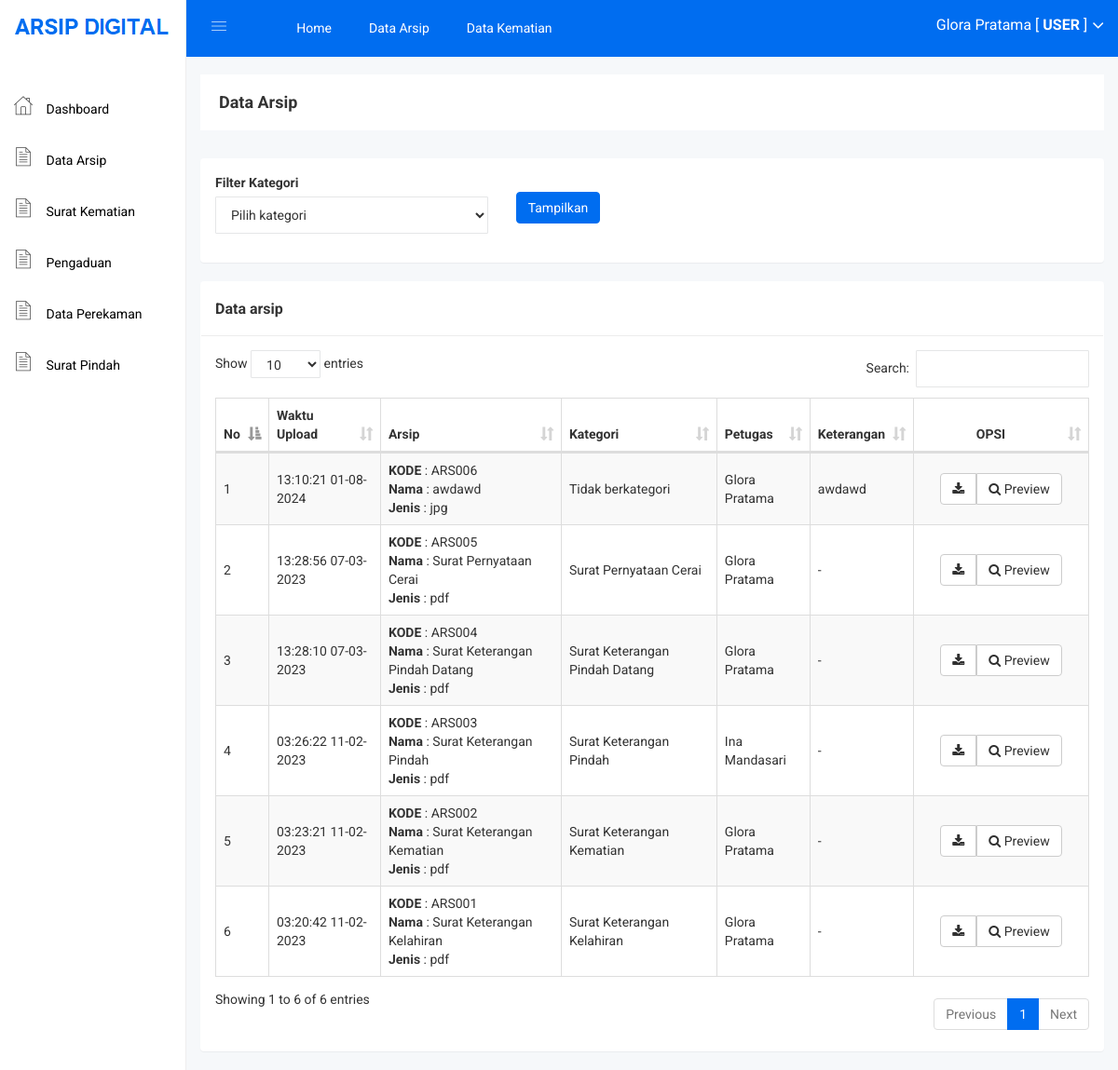
Screenshot of /user/arsip.php (signed in) with the database file from the repository.
### tables this page shows
CREATE TABLE IF NOT EXISTS `arsip` (
  `arsip_id` int NOT NULL AUTO_INCREMENT,
  `arsip_waktu_upload` datetime NOT NULL,
  `arsip_petugas` int NOT NULL,
  `arsip_kode` varchar(255) NOT NULL,
  `arsip_nama` varchar(255) NOT NULL,
  `arsip_jenis` varchar(255) NOT NULL,
  `arsip_kategori` int NOT NULL,
  `arsip_keterangan` text NOT NULL,
  `arsip_file` varchar(255) NOT NULL,
  PRIMARY KEY (`arsip_id`)
);

CREATE TABLE IF NOT EXISTS `kategori` (
  `kategori_id` int NOT NULL AUTO_INCREMENT,
  `kategori_nama` varchar(255) NOT NULL,
  `kategori_keterangan` text NOT NULL,
  PRIMARY KEY (`kategori_id`)
);

CREATE TABLE IF NOT EXISTS `petugas` (
  `petugas_id` int NOT NULL AUTO_INCREMENT,
  `petugas_nama` varchar(255) NOT NULL,
  `petugas_username` varchar(255) NOT NULL,
  `petugas_password` varchar(255) NOT NULL,
  `petugas_foto` varchar(255) NOT NULL,
  PRIMARY KEY (`petugas_id`)
);

### user/arsip.php (the view, shortened to what this page needs)
<?php include 'header.php'; ?>
<div class="breadcome-area">
    <div class="container-fluid">
        <div class="row">
            <div class="col-lg-12 col-md-12 col-sm-12 col-xs-12">
                <div class="breadcome-list">
                    <div class="row">
                        <div class="col-lg-6 col-md-6 col-sm-6 col-xs-12">
                            <div class="breadcome-heading">
                                <h4 style="margin-bottom: 0px">Data Arsip</h4>
                            </div>
                        </div>
                    </div>
                </div>
            </div>
        </div>
    </div>
</div>
<div class="container-fluid">
    <div class="panel">
        <div class="panel-body">
            <form method="get" action="">
                <div class="row">
                    <div class="col-lg-4">
                        <div class="form-group">
                            <label>Filter Kategori</label>
                            <select class="form-control" name="kategori" required="required">
                                <option value="">Pilih kategori</option>
                            </select>
                        </div>
                    </div>
                    <div class="col-lg-4">
                        <br>
                        <input type="submit" class="btn btn-primary" value="Tampilkan">
                    </div>
                </div>
            </form>
        </div>
    </div>
    <div class="panel">
        <div class="panel-heading">
            <h3 class="panel-title">Data arsip</h3>
        </div>
        <div class="panel-body">
            <table id="table" class="table table-bordered table-striped table-hover table-datatable">
                <thead>
                    <tr>
                        <th width="1%">No</th>
                        <th>Waktu Upload</th>
                        <th>Arsip</th>
                        <th>Kategori</th>
                        <th>Petugas</th>
                        <th>Keterangan</th>
                        <th class="text-center" width="20%">OPSI</th>
                    </tr>
                </thead>
                <tbody>
                    <?php
                    $no = 1;
                    if(isset($_GET['kategori'])){
                        $kategori = $_GET['kategori'];
                        $arsip = mysqli_query($koneksi,"SELECT * FROM arsip,kategori,petugas WHERE arsip_petugas=petugas_id and arsip_kategori=kategori_id and arsip_kategori='$kategori' ORDER BY arsip_id DESC");
                    }else{
                        $arsip = mysqli_query($koneksi,"SELECT * FROM arsip,kategori,petugas WHERE arsip_petugas=petugas_id and arsip_kategori=kategori_id ORDER BY arsip_id DESC");
                    }
                    while($p = mysqli_fetch_array($arsip)){
                        ?>
                        <tr>
                            <td><?php echo $no++; ?></td>
                            <td><?php echo date('H:i:s  d-m-Y',strtotime($p['arsip_waktu_upload'])) ?></td>
                            <td>
                                <b>KODE</b> : <?php echo $p['arsip_kode'] ?><br>
                                <b>Nama</b> : <?php echo $p['arsip_nama'] ?><br>
                                <b>Jenis</b> : <?php echo $p['arsip_jenis'] ?><br>
                            </td>
                            <td><?php echo $p['kategori_nama'] ?></td>
                            <td><?php echo $p['petugas_nama'] ?></td>
                            <td><?php echo $p['arsip_keterangan'] ?></td>
                            <td class="text-center">
                                <div class="btn-group">
                                    <a target="_blank" class="btn btn-default" href="arsip_download.php?id=<?php echo $p['arsip_id']; ?>"><i class="fa fa-download"></i></a>
                                    <a target="_blank" href="arsip_preview.php?id=<?php echo $p['arsip_id']; ?>" class="btn btn-default"><i class="fa fa-search"></i> Preview</a>
                                </div>
                            </td>
                        </tr>
                        <?php
                    }
                    ?>
                </tbody>
            </table>
        </div>
    </div>
</div>
<?php include 'footer.php'; ?>

### assets/css/main.css (style rules this page uses)
html { color: #222; font-size: 1em; line-height: 1.4; }

### assets/css/style.css (style rules this page uses)
table .btn { margin: 0px !important; }
.btn-primary { background: #006df0; color: white !important; border: 1px solid #006df0; }
.panel-heading { padding: 20px 15px; border-bottom: 1px solid #ececec; }
td { vertical-align: middle !important; }

### assets/js/DataTables/datatables.css (style rules this page uses)
table.dataTable { clear: both; margin-top: 6px !important; margin-bottom: 6px !important; max-width: none !important; border-collapse: separate !important; }
table.dataTable td, table.dataTable th { -webkit-box-sizing: content-box; box-sizing: content-box; }
table.dataTable thead > tr > th.sorting_asc, table.dataTable thead > tr > th.sorting_desc, table.dataTable thead > tr > th.sorting, table.dataTable thead > tr > td.sorting_asc, table.dataTable thead > tr > td.sorting_desc, table.dataTable thead > tr > td.sorting { padding-right: 30px; }
table.dataTable thead .sorting, table.dataTable thead .sorting_asc, table.dataTable thead .sorting_desc, table.dataTable thead .sorting_asc_disabled, table.dataTable thead .sorting_desc_disabled { cursor: pointer; position: relative; }
table.dataTable thead .sorting:after, table.dataTable thead .sorting_asc:after, table.dataTable thead .sorting_desc:after, table.dataTable thead .sorting_asc_disabled:after, table.dataTable thead .sorting_desc_disabled:after { position: absolute; bottom: 8px; right: 8px; display: block; font-family: 'Glyphicons Halflings'; opacity: 0.5; }
table.dataTable thead .sorting:after { opacity: 0.2; content: "\e150"; }
table.dataTable thead .sorting_asc:after { content: "\e155"; }
table.table-bordered.dataTable th, table.table-bordered.dataTable td { border-left-width: 0; }
table.table-bordered.dataTable th:last-child, table.table-bordered.dataTable th:last-child, table.table-bordered.dataTable td:last-child, table.table-bordered.dataTable td:last-child { border-right-width: 0; }
table.table-bordered.dataTable tbody th, table.table-bordered.dataTable tbody td { border-bottom-width: 0; }

### rows the page displays
arsip: arsip_waktu_upload "13:10:21 01-08-2024", arsip_kode "ARS006", arsip_nama "awdawd", arsip_jenis "jpg", kategori.kategori_nama "Tidak berkategori", petugas.petugas_nama "Glora Pratama", arsip_keterangan "awdawd"
arsip: arsip_waktu_upload "13:28:56 07-03-2023", arsip_kode "ARS005", arsip_nama "Surat Pernyataan Cerai", arsip_jenis "pdf", kategori.kategori_nama "Surat Pernyataan Cerai", petugas.petugas_nama "Glora Pratama", arsip_keterangan "-"
arsip: arsip_waktu_upload "13:28:10 07-03-2023", arsip_kode "ARS004", arsip_nama "Surat Keterangan Pindah Datang", arsip_jenis "pdf", kategori.kategori_nama "Surat Keterangan Pindah Datang", petugas.petugas_nama "Glora Pratama", arsip_keterangan "-"
arsip: arsip_waktu_upload "03:26:22 11-02-2023", arsip_kode "ARS003", arsip_nama "Surat Keterangan Pindah", arsip_jenis "pdf", kategori.kategori_nama "Surat Keterangan Pindah", petugas.petugas_nama "Ina Mandasari", arsip_keterangan "-"
arsip: arsip_waktu_upload "03:23:21 11-02-2023", arsip_kode "ARS002", arsip_nama "Surat Keterangan Kematian", arsip_jenis "pdf", kategori.kategori_nama "Surat Keterangan Kematian", petugas.petugas_nama "Glora Pratama", arsip_keterangan "-"
arsip: arsip_waktu_upload "03:20:42 11-02-2023", arsip_kode "ARS001", arsip_nama "Surat Keterangan Kelahiran", arsip_jenis "pdf", kategori.kategori_nama "Surat Keterangan Kelahiran", petugas.petugas_nama "Glora Pratama", arsip_keterangan "-"

### other values shown
$_SESSION['nama'] "Glora Pratama"
